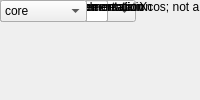
<?xml version="1.0" encoding="UTF-8"?>
<ui version="4.0">
 <class>MainWindow</class>
 <widget class="QMainWindow" name="MainWindow">
  <property name="windowTitle"><string>Bus Single Port RAM</string></property>
  <widget class="QWidget" name="centralwidget">
   <!-- NOTE: this is a simplified structural mirror of the generated
        <module>_ui.py, not a full round-trip Designer file. Regenerate
        both from the same spec if you need to edit layout by hand. -->
       <widget class="QLabel" name="label_addr_width">
     <property name="text"><string>Address Width (added for Xcos; not a casper_library mask param)</string></property>
    </widget>
       <widget class="QSpinBox" name="addr_width"/>
       <widget class="QLabel" name="label_n_bits">
     <property name="text"><string>data word bit widths</string></property>
    </widget>
       <widget class="QLineEdit" name="n_bits"/>
       <widget class="QLabel" name="label_bin_pts">
     <property name="text"><string>data word binary points</string></property>
    </widget>
       <widget class="QLineEdit" name="bin_pts"/>
       <widget class="QLabel" name="label_init_vector">
     <property name="text"><string>initial value vector</string></property>
    </widget>
       <widget class="QLineEdit" name="init_vector"/>
       <widget class="QLabel" name="label_max_fanout">
     <property name="text"><string>limit fanout to ?</string></property>
    </widget>
       <widget class="QLineEdit" name="max_fanout"/>
       <widget class="QLabel" name="label_mem_type">
     <property name="text"><string>memory type</string></property>
    </widget>
       <widget class="QComboBox" name="mem_type">
     <item><property name="text"><string>Distributed memory</string></property></item>
     <item><property name="text"><string>Block RAM</string></property></item>
    </widget>
       <widget class="QLabel" name="label_bram_optimization">
     <property name="text"><string>memory optimization</string></property>
    </widget>
       <widget class="QComboBox" name="bram_optimization">
     <item><property name="text"><string>Area</string></property></item>
     <item><property name="text"><string>Speed</string></property></item>
    </widget>
       <widget class="QLabel" name="label_async_op">
     <property name="text"><string>asynchronous</string></property>
    </widget>
       <widget class="QCheckBox" name="async_op"/>
       <widget class="QLabel" name="label_misc">
     <property name="text"><string>misc support</string></property>
    </widget>
       <widget class="QCheckBox" name="misc"/>
       <widget class="QLabel" name="label_bram_latency">
     <property name="text"><string>bram latency</string></property>
    </widget>
       <widget class="QLineEdit" name="bram_latency"/>
       <widget class="QLabel" name="label_fan_latency">
     <property name="text"><string>input register latency</string></property>
    </widget>
       <widget class="QLineEdit" name="fan_latency"/>
       <widget class="QLabel" name="label_addr_register">
     <property name="text"><string>addr input register</string></property>
    </widget>
       <widget class="QCheckBox" name="addr_register"/>
       <widget class="QLabel" name="label_addr_implementation">
     <property name="text"><string>addr register implementation</string></property>
    </widget>
       <widget class="QComboBox" name="addr_implementation">
     <item><property name="text"><string>core</string></property></item>
     <item><property name="text"><string>behavioral</string></property></item>
    </widget>
       <widget class="QLabel" name="label_din_register">
     <property name="text"><string>din input register</string></property>
    </widget>
       <widget class="QCheckBox" name="din_register"/>
       <widget class="QLabel" name="label_din_implementation">
     <property name="text"><string>din register implementation</string></property>
    </widget>
       <widget class="QComboBox" name="din_implementation">
     <item><property name="text"><string>core</string></property></item>
     <item><property name="text"><string>behavioral</string></property></item>
    </widget>
       <widget class="QLabel" name="label_we_register">
     <property name="text"><string>we input register</string></property>
    </widget>
       <widget class="QCheckBox" name="we_register"/>
       <widget class="QLabel" name="label_we_implementation">
     <property name="text"><string>we register implementation</string></property>
    </widget>
       <widget class="QComboBox" name="we_implementation">
     <item><property name="text"><string>core</string></property></item>
     <item><property name="text"><string>behavioral</string></property></item>
    </widget>
       <widget class="QLabel" name="label_en_register">
     <property name="text"><string>en input register</string></property>
    </widget>
       <widget class="QCheckBox" name="en_register"/>
       <widget class="QLabel" name="label_en_implementation">
     <property name="text"><string>en register implementation</string></property>
    </widget>
       <widget class="QComboBox" name="en_implementation">
     <item><property name="text"><string>core</string></property></item>
     <item><property name="text"><string>behavioral</string></property></item>
    </widget>
  </widget>
 </widget>
 <resources/>
 <connections/>
</ui>
